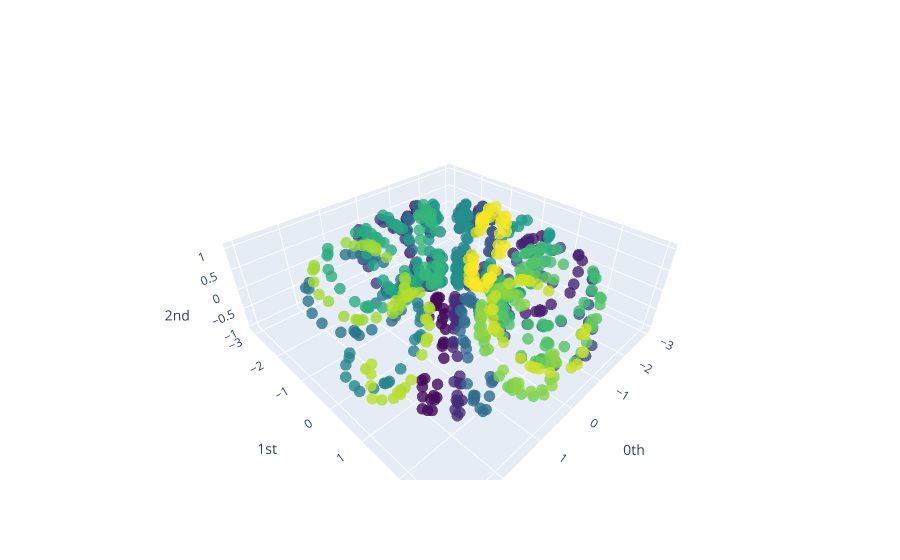

Notebook code for this chart:
### Markdown cell above
Now, let's visualize our torus point cloud, to see that everything is in place.

### Code cell
plot_point_cloud(torus_point_cloud)

### Figure 1 — Plotly figure (JSON) as saved in the notebook; plotly's stock layout.template omitted (floating-point values rounded to 4 significant figures; data arrays with more than 128 entries replaced by an {"elided": "..."} marker saying what was removed)
{"data": [{"marker": {"color": {"elided": "900 int values"}, "colorscale": [[0, "#440154"], [0.1111, "#482878"], [0.2222, "#3e4989"], [0.3333, "#31688e"], [0.4444, "#26828e"], [0.5556, "#1f9e89"], [0.6667, "#35b779"], [0.7778, "#6ece58"], [0.8889, "#b5de2b"], [1, "#fde725"]], "opacity": 0.8, "size": 4}, "mode": "markers", "type": "scatter3d", "x": {"elided": "900 float values"}, "y": {"elided": "900 float values"}, "z": {"elided": "900 float values"}}], "layout": {"scene": {"xaxis": {"exponentformat": "e", "showexponent": "all", "title": {"text": "0th"}, "type": "linear"}, "yaxis": {"exponentformat": "e", "showexponent": "all", "title": {"text": "1st"}, "type": "linear"}, "zaxis": {"exponentformat": "e", "showexponent": "all", "title": {"text": "2nd"}, "type": "linear"}}}}
